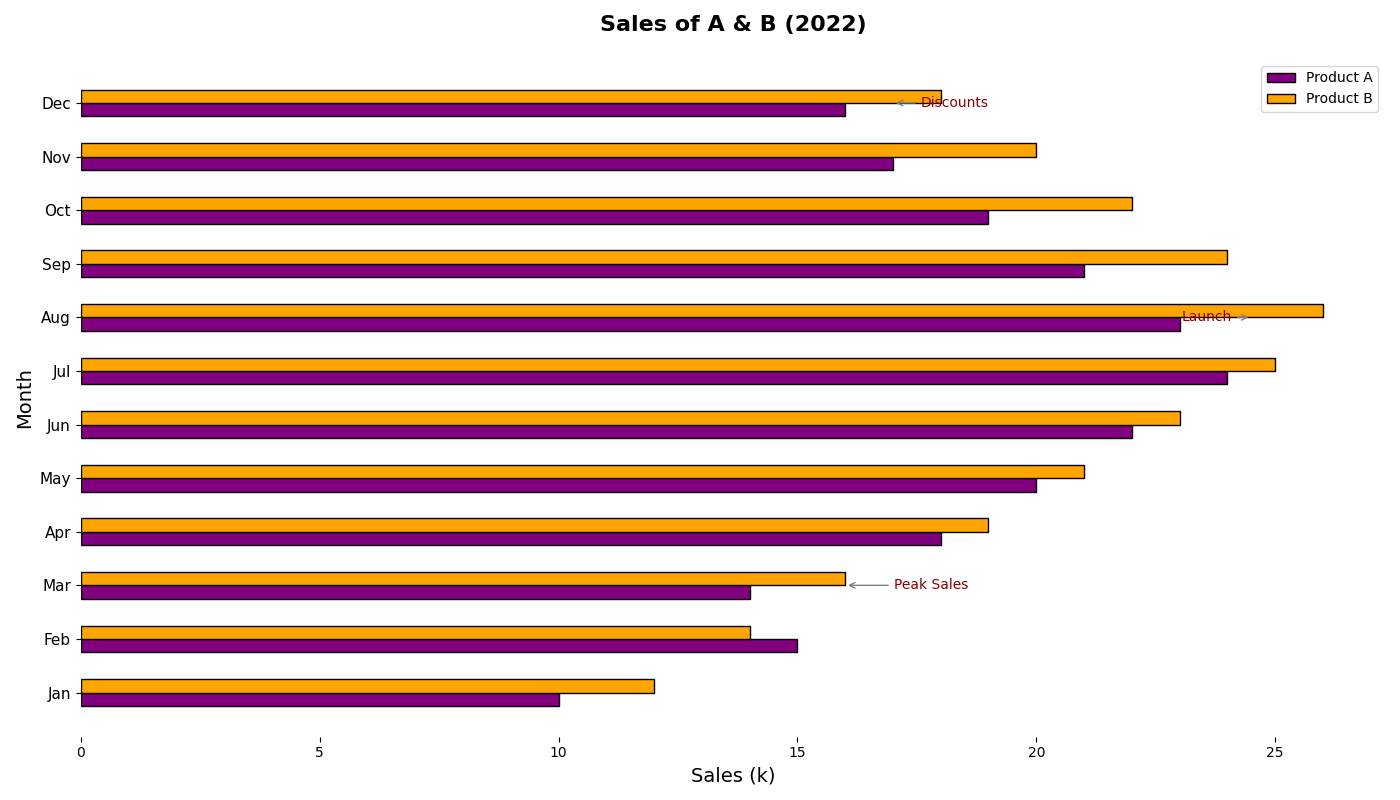

Recreate this plot in Python.
import matplotlib.pyplot as plt
import numpy as np

months = np.array([
    'Jan', 'Feb', 'Mar', 'Apr', 'May', 'Jun',
    'Jul', 'Aug', 'Sep', 'Oct', 'Nov', 'Dec'
])

product_A_sales = np.array([10, 15, 14, 18, 20, 22, 24, 23, 21, 19, 17, 16])
product_B_sales = np.array([12, 14, 16, 19, 21, 23, 25, 26, 24, 22, 20, 18])

y_positions = np.arange(len(months))

fig, ax = plt.subplots(figsize=(14, 8))

bar_height = 0.25

ax.barh(y_positions - bar_height / 2, product_A_sales, height=bar_height, color='purple', edgecolor='black', label='Product A')
ax.barh(y_positions + bar_height / 2, product_B_sales, height=bar_height, color='orange', edgecolor='black', label='Product B')

annotations = {
    'Mar': ('Peak Sales', (35, 0)),
    'Aug': ('Launch', (-50, 0)),
    'Dec': ('Discounts', (20, 0))
}

for month, (text, offset) in annotations.items():
    index = np.where(months == month)[0][0]
    target_sales = product_B_sales[index] if month == 'Mar' else (product_A_sales[index] + product_B_sales[index]) / 2.0
    ax.annotate(
        text, 
        (target_sales, y_positions[index]), 
        xytext=offset, 
        textcoords='offset points', 
        va='center', fontsize=10, color='darkred',
        arrowprops=dict(arrowstyle='->', color='grey')
    )

ax.set_title("Sales of A & B (2022)", fontsize=16, fontweight='bold', pad=20)
ax.set_ylabel("Month", fontsize=14)
ax.set_xlabel("Sales (k)", fontsize=14)

ax.set_yticks(y_positions)
ax.set_yticklabels(months, fontsize=11)

ax.spines['top'].set_visible(False)
ax.spines['right'].set_visible(False)
ax.spines['left'].set_visible(False)
ax.spines['bottom'].set_visible(False)

ax.legend()

plt.tight_layout()
plt.show()
